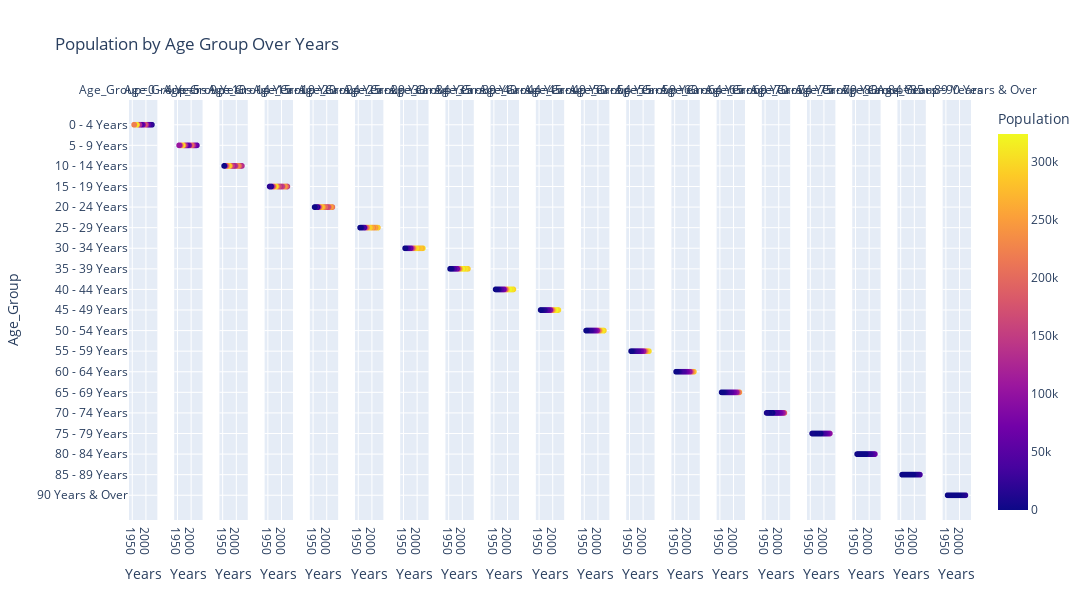

Notebook code cell kept with this figure:
### Code cell
fig = px.scatter(
    Residents,
    x='Years',
    y='Age_Group',
    color='Population',
    facet_col='Age_Group',
    labels={'Population': 'Population', 'Years': 'Years'},
    title='Population by Age Group Over Years'
)
fig.update_layout(width=3000, height=600)
# Show the plot
fig.show()
